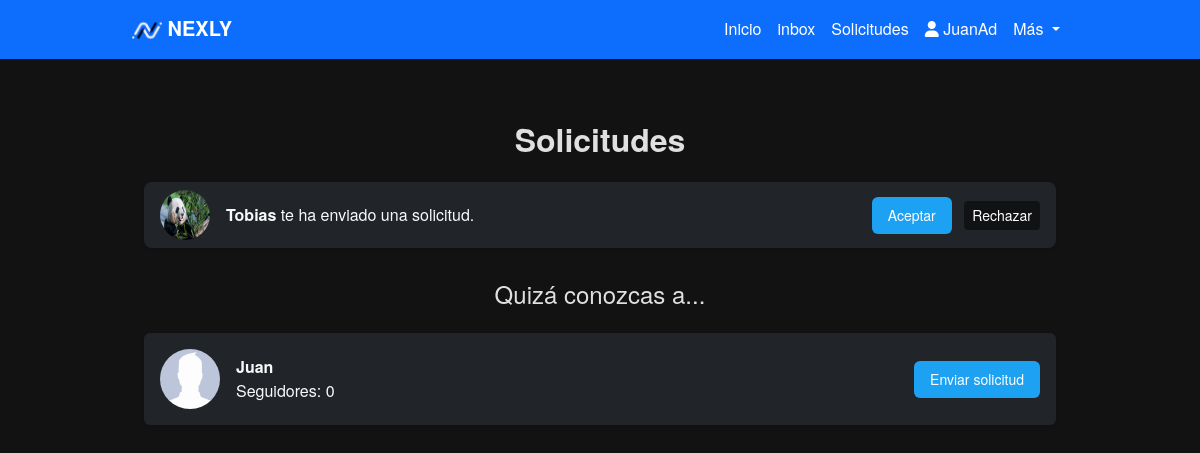
The app's page /follow_requests/ (signed in) with its own data.
### Nexly/models.py (models this page shows, shortened)
class User(AbstractBaseUser):
    iduser = models.AutoField(primary_key=True)
    nombre = models.CharField(max_length=255)
    correo = models.EmailField(unique=True)
    is_active = models.BooleanField(default=True)
    is_admin = models.BooleanField(default=False)
    profile_picture = models.ImageField(upload_to='profile_pictures/', null=True, blank=True)  # Campo para la imagen de perfil
    banner_picture = models.ImageField(upload_to='banner_pictures/', null=True, blank=True)  # Campo para la imagen de banner
    objects = UserManager()
    USERNAME_FIELD = 'correo'
    REQUIRED_FIELDS = ['nombre']

class FollowRequest(models.Model):
    from_user = models.ForeignKey(settings.AUTH_USER_MODEL, related_name='sent_requests', on_delete=models.CASCADE)
    to_user = models.ForeignKey(settings.AUTH_USER_MODEL, related_name='received_requests', on_delete=models.CASCADE)
    created_at = models.DateTimeField(auto_now_add=True)
    is_accepted = models.BooleanField(default=False)
    class Meta:
        unique_together = ('from_user', 'to_user')

### Nexly/views.py (the view)
# urls.py: path('follow_requests/', views.follow_requests, name='follow_requests'),
@login_required
def follow_requests(request):
    follow_requests = FollowRequest.objects.filter(to_user=request.user, is_accepted=False)
    following_or_requested = FollowRequest.objects.filter(
        Q(from_user=request.user) | Q(to_user=request.user)
    ).values_list('to_user_id', 'from_user_id')
    following_or_requested_ids = [user_id for user_id, _ in following_or_requested]
    recommended_users = User.objects.exclude(
        Q(iduser__in=following_or_requested_ids) | Q(iduser=request.user.iduser)
    ).annotate(follower_count=Count('received_requests', filter=Q(received_requests__is_accepted=True))).order_by('?')[:5]
    return render(request, 'follow_requests.html', {
        'follow_requests': follow_requests,
        'recommended_users': recommended_users
    })

### templates/follow_requests.html (shortened to what this page needs)
{% extends 'layoutUser.html' %}
{% load static %}
{% block content %}
<div class="container mt-4">
    <h2 class="mb-4 text-center">Solicitudes</h2>
    <div class="list-group mt-4">
        {% for request in follow_requests %}
        <div class="list-group-item d-flex align-items-center bg-dark text-light border-0 rounded-3 shadow-sm mb-2">
            <a href="{% url 'profile' request.from_user.nombre %}">
                <img src="{% if request.from_user.profile_picture %}{{ request.from_user.profile_picture.url }}{% else %}https://via.placeholder.com/50{% endif %}" class="rounded-circle me-3" alt="Profile Picture" width="50" height="50">
            </a>
            <div class="flex-grow-1">
                <strong><a href="{% url 'profile' request.from_user.nombre %}" class="text-light text-decoration-none">{{ request.from_user.nombre }}</a></strong>
                <span>te ha enviado una solicitud.</span>
            </div>
            <div>
                <form action="{% url 'accept_follow_request' request.id %}" method="POST" class="d-inline">
                    <button type="submit" class="btn btn-primary btn-sm me-2">Aceptar</button>
                </form>
                <form action="{% url 'reject_follow_request' request.id %}" method="POST" class="d-inline">
                    <button type="submit" class="btn btn-secondary btn-sm">Rechazar</button>
                </form>
            </div>
        </div>
        {% empty %}
        <div class="list-group-item bg-dark text-light border-0 rounded-3 shadow-sm">No tienes solicitudes pendientes.</div>
        {% endfor %}
    </div>
    <div class="recommended-friends mt-4">
        <h4 class="text-center mb-4">Quizá conozcas a...</h4>
        <ul class="list-unstyled">
            {% for user in recommended_users %}
                <li class="d-flex align-items-center justify-content-between p-3 border rounded mb-3 shadow-sm bg-dark text-light border-0">
                    <div class="d-flex align-items-center">
                        {% if user.profile_picture %}
                            <img src="{{ user.profile_picture.url }}" class="rounded-circle me-3" alt="Profile Picture" width="60" height="60">
                        {% else %}
                        <a href="{% url 'profile' user.nombre %}">
                            <img src="{% static 'images/imagenDefecto.png' %}" class="rounded-circle me-3" alt="Profile Picture" width="60" height="60">
                        </a>
                        {% endif %}
                        <div>
                            <a href="{% url 'profile' user.nombre %}" class="mb-1 fw-bold text-light">{{ user.nombre }}</a>
                            <p class="mb-0">Seguidores: {{ user.follower_count }}</p>
                        </div>
                    </div>
                    <form action="{% url 'send_follow_request' user.iduser %}" method="post">
                        <button type="submit" class="btn btn-primary">Enviar solicitud</button>
                    </form>
                </li>
            {% endfor %}
        </ul>
    </div>
</div>
{% endblock %}

### templates/layoutUser.html (shortened to what this page needs)
{% load static %}
<!DOCTYPE html>
<html lang="es">
<head>
    <link href="https://cdn.jsdelivr.net/npm/bootstrap@5.3.0-alpha1/dist/css/bootstrap.min.css" rel="stylesheet">
    <link rel="stylesheet" href="{% static 'css/styles.css' %}">
    <link rel="stylesheet" href="https://cdnjs.cloudflare.com/ajax/libs/font-awesome/6.0.0-beta3/css/all.min.css">
    <link href="https://cdn.jsdelivr.net/npm/bootstrap-icons/font/bootstrap-icons.css" rel="stylesheet">
</head>
<body>
    <nav class="navbar navbar-expand-lg navbar-dark bg-primary fixed-top">
        <div class="container">
            <a class="navbar-brand" href="{% url 'nexly' %}">
                <img src="{% static 'images/LogoNexly.ico' %}" alt="Logo Nexly" style="height: 30px;">
                <strong>NEXLY</strong>
            </a>
            <div class="collapse navbar-collapse" id="navbarNav">
                <ul class="navbar-nav ms-auto">
                    <li class="nav-item">
                        <a class="nav-link {% if request.path == '/' %}active{% endif %}" aria-current="page" href="{% url 'nexly' %}">
                        Inicio
                        </a>
                    </li>
                    <li class="nav-item">
                        <a class="nav-link" href="{% url 'inbox' %}">
                        inbox
                        </a>
                    </li>
                    <li class="nav-item">
                        <a class="nav-link" href="{% url 'follow_requests' %}">
                        Solicitudes
                        </a>
                    </li>
                    <li class="nav-item">
                        <a class="nav-link" href="{% url 'profile' user.nombre %}">
                            <i class="fas fa-user"></i> {{ user.nombre }}
                        </a>
                    </li>
                    <li class="nav-item dropdown">
                        <a class="nav-link dropdown-toggle" href="#" id="navbarDropdown" role="button" data-bs-toggle="dropdown" aria-expanded="false">
                            Más
                        </a>
                    </li>
                </ul>
            </div>
        </div>
    </nav>
    <div class="container mt-5 pt-5">
        {% block content %}{% endblock %}
    </div>
</body>
</html>

### static/css/styles.css (style rules this page uses)
body { background-color: #121212; color: #E0E0E0; font-family: 'Helvetica Neue', Helvetica, Arial, sans-serif; margin: 0; }
.navbar { background-color: #1E1E1E; }
.navbar-dark .navbar-nav .nav-link { color: #FFFFFF; }
.navbar-dark .navbar-brand { color: #FFFFFF; }
.container { max-width: 960px; }
h1, h2 { text-align: center; font-weight: bold; color: #E0E0E0; }
.btn-primary { background-color: #1DA1F2; border: none; }
.btn-primary { background-color: #1DA1F2; border: none; color: white; padding: 0.5rem 1rem; font-size: 0.875rem; border-radius: 6px; cursor: pointer; transition: background-color 0.3s ease; }
a { color: #007bff; text-decoration: none; }
.btn-secondary { background-color: rgba(0, 0, 0, 0.5); border: none; color: white; }

### records on screen
User: nombre "JuanAd"
FollowRequest: from_user.profile_picture (picture), from_user.nombre "Tobias"
User: nombre "Juan", follower_count "0"
